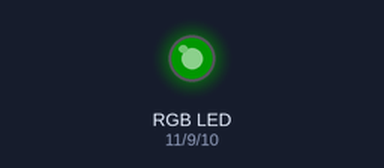
Simulated run of this sketch. Board: Arduino Uno, built with avr-gcc and run on an emulated ATmega328P. On the bench: an RGB LED mixed from three pins (HIGH = lit). Dim RGB values are drawn brighter than linear.

Above: at 0.05 s.
At 2.0 s:
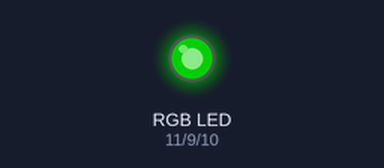
At 3.0 s:
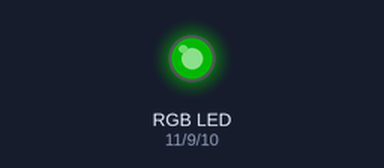
Timing chart, 0 to 5.2 s (numbered marks = the images above):
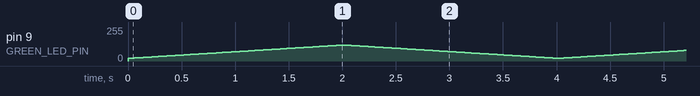

The sketch:

cauldron.ino
```cpp
#define RED_LED_PIN 11
#define GREEN_LED_PIN 9
#define BLUE_LED_PIN 10

int light_mode = 0;

void setup() {
  pinMode(RED_LED_PIN, OUTPUT);
  pinMode(GREEN_LED_PIN, OUTPUT);
  pinMode(BLUE_LED_PIN, OUTPUT);
}

void loop() {

  int pulse = 0;

  if(light_mode == 0){
    for(pulse = 20; pulse < 120; pulse += 1){
      setColor(0, pulse, 0);
      delay(20);
    }
    for(pulse = 120; pulse > 20; pulse -= 1){
      setColor(0, pulse, 0);
      delay(20);
    }
  }

}

void setColor(int r, int g, int b){
  analogWrite(RED_LED_PIN, r);
  analogWrite(GREEN_LED_PIN, g);
  analogWrite(BLUE_LED_PIN, b);
}
```
